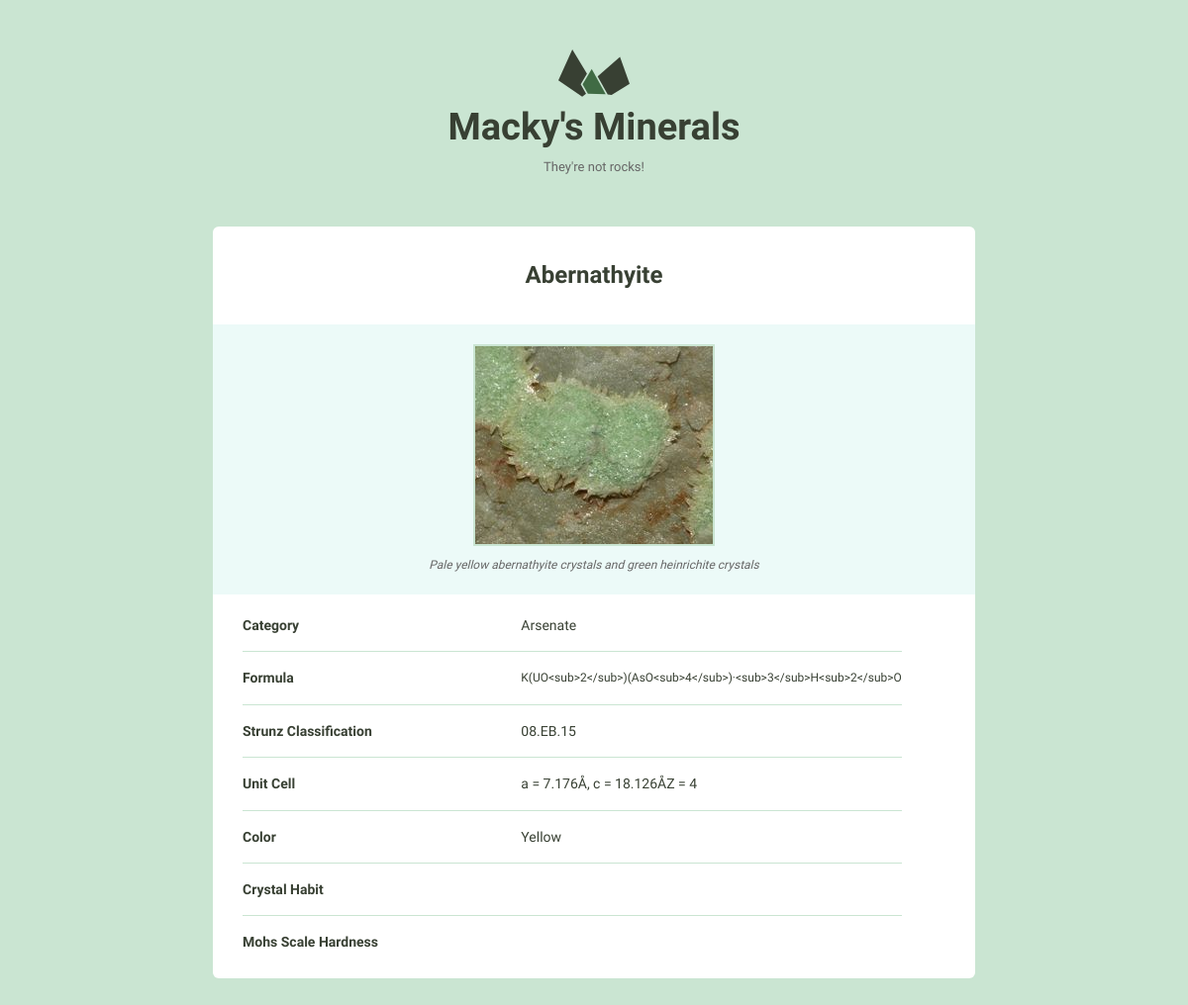
Page /minerals/2/ on the committed database.
### minerals/models.py (models this page shows, shortened)
class Mineral(models.Model):
	name = models.CharField(max_length = 250, default = '')
	image_filename =  models.CharField(max_length = 250,default = '')
	image_caption = models.CharField(max_length = 250,default = '')
	category = models.CharField(max_length = 250,default = '')
	formula = models.CharField(max_length = 250,default = '')
	strunz_classification = models.CharField(max_length = 250,default = '')
	crystal_system = models.CharField(max_length = 250,default = '')
	unit_cell = models.CharField(max_length = 250,default = '')
	color =  models.CharField(max_length = 250,default = '')
	crystal_symmetry =  models.CharField(max_length = 250,default = '')
	cleavage =  models.CharField(max_length = 250,default = '')
	mohs_scale_hardness = models.CharField(max_length = 250,default = '')
	luster =  models.CharField(max_length = 250,default = '')
	streak =  models.CharField(max_length = 250,default = '')
	diaphaneity = models.CharField(max_length = 250,default = '')
	optical_properties = models.CharField(max_length = 250,default = '')
	refractive_index = models.CharField(max_length = 250,default = '')
	crystal_habit = models.CharField(max_length = 250,default = '')
	specific_gravity = models.CharField(max_length = 250,default = '')
	group = models.CharField(max_length = 250,default = '')
	class Meta:
		ordering = ['name']

### minerals/views.py (the view)
# urls.py: url(r'(?P<pk>\d+)/$',views.mineral_detail, name='mineral_detail'),
def mineral_detail(request, pk):
	mineral = get_object_or_404(Mineral, pk = pk)
	return render(request, 'minerals/mineral_detail.html', {'mineral': mineral})

### minerals/templates/minerals/mineral_detail.html (shortened to what this page needs)
{% extends 'layout.html' %}
{% load static from staticfiles %}
{% block content %}
<div class="grid-100">
   <div class="grid-100 mineral__container">
      <h1 class="mineral__name">{{ mineral.name|title }}</h1>
      <div class="mineral__image-bg">
        <img class="mineral__image" src="{% static 'images/'%}{{ mineral.name}}.jpg"/>
        <p class="mineral__caption"> {{ mineral.image_caption }}</p>
      </div>
       <div class="mineral__table-container">
        <table class="mineral__table">
         <tr>
            <td class="mineral__category">Category</td>
            <td>{{ mineral.category }}</td>
          </tr>
          <tr>
            <td class="mineral__category">Formula</td>
            <td class="mineral__formula">{{ mineral.formula }}</td>
          </tr>
          <tr>
            <td class="mineral__category">Strunz Classification</td>
            <td>{{ mineral.strunz_classification }}</td>
          </tr>
          <tr>
            <td class="mineral__category">Unit Cell</td>
            <td>{{ mineral.unit_cell }}</td>
          </tr>
          <tr>
            <td class="mineral__category">Color</td>
            <td> {{ mineral.color }}</td>
          </tr>
          <tr>
            <td class="mineral__category">Crystal Habit</td>
            <td>{{ mineral.crystal_habbit }}</td>
          </tr>
          <tr>
            <td class="mineral__category">Mohs Scale Hardness</td>
            <td>{{ mineral.specific_gravity }}</td>
          </tr>
        </table>
      </div>
   </div>
</div>
{% endblock %}

### assets/css/global.css (style rules this page uses)
html { font-family: sans-serif; -ms-text-size-adjust: 100%; -webkit-text-size-adjust: 100%; }
body { margin: 0; }
h1 { font-size: 2em; margin: 0.67em 0; }
img { border: 0; }
table { border-collapse: collapse; border-spacing: 0; }
td, th { padding: 0; }
html { font-size: 62.5%; }
body { background-color: #CAE5D2; font-size: 1.5em; line-height: 1.6; font-weight: 400; font-family: "Cousine"; color: #666; }
.grid, .grid-5, .grid-10, .grid-15, .grid-20, .grid-25, .grid-30, .grid-33, .grid-35, .grid-40, .grid-45, .grid-50, .grid-55, .grid-60, .grid-65, .grid-66, .grid-70, .grid-75, .grid-80, .grid-90, .grid-95, .grid-100 { float: left; box-sizing: border-box; position: relative; }
.grid-100 { width: 100%; padding: 0 15px; }
h1, h2, h3, h4, h5, h6 { margin-top: 0; margin-bottom: 2rem; font-weight: bold; font-family: "Work Sans", sans-serif; color: #384033; }
h1 { font-size: 3.8rem; }
@media (min-width: 550px) { h1 { font-size: 3.8rem; } }
p { margin-top: 0; font-size: 1.6rem; }
th, td { padding: 15px; text-align: left; border-bottom: 1px solid #e1e1e1; }
th:first-child, td:first-child { padding-left: 0; }
th:last-child, td:last-child { padding-right: 0; }
table, p, ul { margin-bottom: 2.5rem; }
.mineral__container { background-color: #fff; border-radius: 6px; list-style: none; padding: 0; text-align: center; }
.mineral__name { display: block; width: 100%; margin: 0; font-size: 24px; padding: 30px 0 30px 0; }
.mineral__image { display: block; margin: 0 auto; border: solid 2px #CAE5D2; }
.mineral__image-bg { background-color: #ecfaf8; padding: 20px 0; }
.mineral__caption { font-size: 12px; font-style: italic; padding: 10px 0 0 0; margin: 0; }
.mineral__table { font-size: 14px; color: #384033; }
.mineral__table td { border-color: #CAE5D2; }
.mineral__table tr:last-of-type td { border-bottom: none; padding-bottom: 0; }
.mineral__table-container { padding: 5px 30px 0; }
.mineral__category { font-weight: bold; width: 40%; }
.mineral__formula { font-size: 12px; }

### rows in the picture
Mineral: name "Abernathyite", name (picture), image_caption "Pale yellow abernathyite crystals and green heinrichite crystals", category "Arsenate", formula "K(UO<sub>2</sub>)(AsO<sub>4</sub>)·<sub>3</sub>H<sub>2</sub>O", strunz_classification "08.EB.15", unit_cell "a = 7.176Å, c = 18.126ÅZ = 4", color "Yellow"
